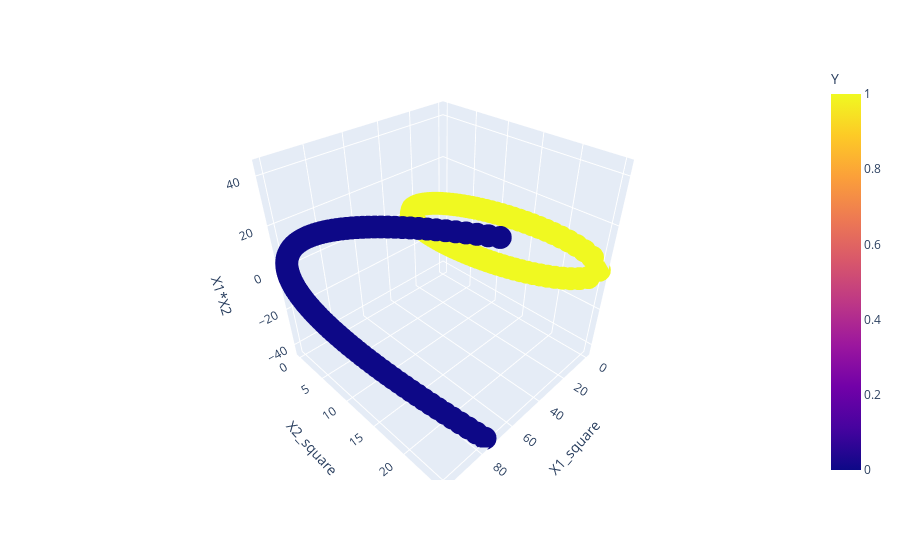

Notebook code for this chart:
### Code cell
# we can create a plane to sperate two classes
import plotly.express as px
fig=px.scatter_3d(df,x="X1_square",y="X2_square",z="X1*X2",color="Y")
fig.show()

### Figure 1 — Plotly figure (JSON) as saved in the notebook; plotly's stock layout.template omitted (floating-point values rounded to 4 significant figures; data arrays with more than 128 entries replaced by an {"elided": "..."} marker saying what was removed)
{"data": [{"hovertemplate": "X1_square=%{x}<br>X2_square=%{y}<br>X1*X2=%{z}<br>Y=%{marker.color}<extra></extra>", "legendgroup": "", "marker": {"color": {"elided": "400 int values"}, "coloraxis": "coloraxis", "symbol": "circle"}, "mode": "markers", "name": "", "scene": "scene", "showlegend": false, "type": "scatter3d", "x": {"elided": "400 float values"}, "y": {"elided": "400 float values"}, "z": {"elided": "400 float values"}}], "layout": {"coloraxis": {"colorbar": {"title": {"text": "Y"}}, "colorscale": [[0, "#0d0887"], [0.1111, "#46039f"], [0.2222, "#7201a8"], [0.3333, "#9c179e"], [0.4444, "#bd3786"], [0.5556, "#d8576b"], [0.6667, "#ed7953"], [0.7778, "#fb9f3a"], [0.8889, "#fdca26"], [1, "#f0f921"]]}, "legend": {"tracegroupgap": 0}, "margin": {"t": 60}, "scene": {"domain": {"x": [0, 1], "y": [0, 1]}, "xaxis": {"title": {"text": "X1_square"}}, "yaxis": {"title": {"text": "X2_square"}}, "zaxis": {"title": {"text": "X1*X2"}}}}}
